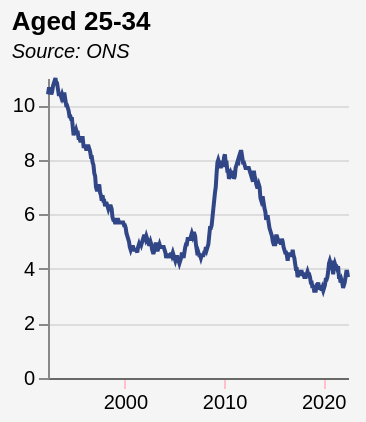

Source (Vega-Lite JSON):
### Vega-Lite specification from a JSON file in a GitHub repository (floating-point values rounded to 4 significant figures; data arrays with more than 128 entries replaced by an {"elided": "..."} marker saying what was removed)
{"$schema": "https://vega.github.io/schema/vega-lite/v5.json", "title": {"text": "Aged 25-34", "subtitle": " Source: ONS", "subtitleFontStyle": "italic", "subtitleFontSize": 10, "anchor": "start", "color": "black", "subtitleColor": "black"}, "config": {"background": "whitesmoke", "view": {"stroke": "transparent"}}, "width": 150, "height": 150, "data": {"values": {"elided": "364 records"}, "format": {"parse": {"date": "date"}}}, "mark": {"type": "line", "point": false, "color": "#314686"}, "encoding": {"x": {"field": "date", "type": "temporal", "axis": {"title": null, "grid": false, "labelSeparation": 10, "domainColor": "dimgrey", "labelColor": "black", "tickColor": "pink", "gridColor": "dimgrey"}}, "y": {"field": "value", "type": "quantitative", "title": ""}}}
